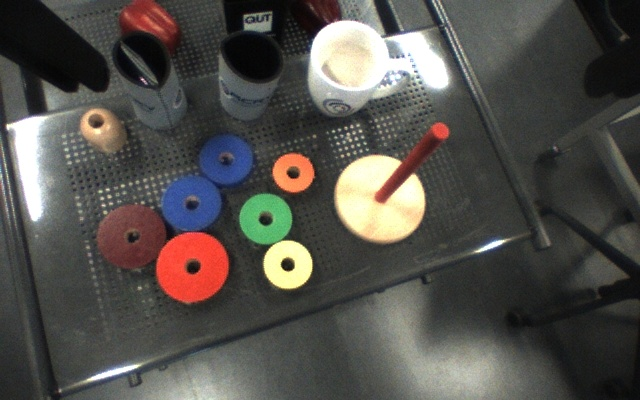
#> input picture WinterSchool/TestData/testframe.jpg, 640 x 400 px
$ python OpenCV_thresholding.py
#> lines starting #> are read from the running program, lines starting #| are printed output that depends on the picture; after the words box and inside, x2 and y2 are one past the last pixel; in counts of white or black regions, pixels touching at a corner belong together
#!/usr/bin/python
################################################################
# Simple example of OpenCV usage with Python
# copyleft: Juxi Leitner <j.leitner@roboticvision.org>
# Australian Centre for Robotic Vision (ACRV)
# Queensland University of Techonology (QUT)
#
# Coded for the QUT Robotics and Autonomous Systems Winter
# School, 2015, Brisbane
# http://Juxi.net/WinterSchool/2015/
#
# based on OpenCV tutorials and code by Ben Upcroft
#
################################################################

import cv2
import numpy as np
from matplotlib import pyplot as plt

def thresholding_test(img):
    ret,th1 = cv2.threshold(img,127,255,cv2.THRESH_BINARY)
    th2 = cv2.adaptiveThreshold(img,255,cv2.ADAPTIVE_THRESH_MEAN_C, \
            cv2.THRESH_BINARY,11,2)
    th3 = cv2.adaptiveThreshold(img,255,cv2.ADAPTIVE_THRESH_GAUSSIAN_C, \
            cv2.THRESH_BINARY,11,2)
    titles = ['Original Image', 'Global Thresholding (v = 127)',
            'Adaptive Mean Thresholding', 'Adaptive Gaussian Thresholding']
    images = [img, th1, th2, th3]

    for i in xrange(4):
        plt.subplot(2,2,i+1),plt.imshow(images[i],'gray')
        plt.title(titles[i])
        plt.xticks([]),plt.yticks([])
    plt.show()

img = cv2.imread('../TestData/testframe.jpg',0)
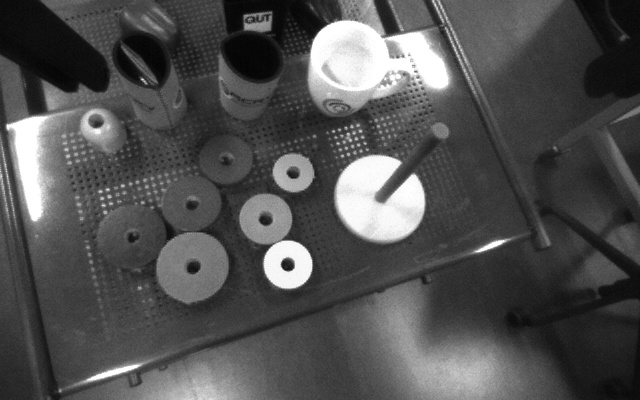
#> img: shape (400, 640); min 2, max 255, mean 81
img = cv2.medianBlur(img,5)

thresholding_test(img)
#> in thresholding_test, `ret,th1 = cv2.threshold(img,127,255,cv2.THRESH_BINARY)`:
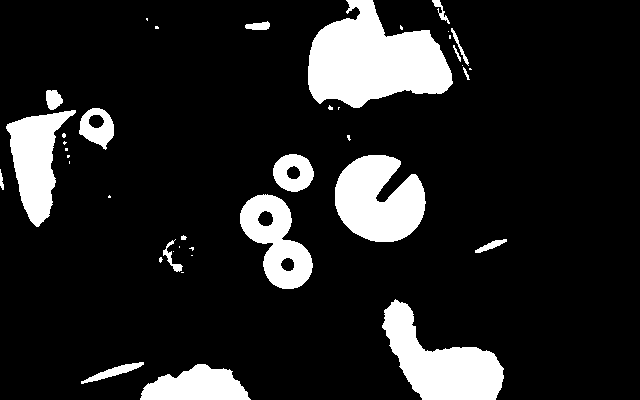
#> th1: shape (400, 640); 14% white; 41 white regions (22 under 20 px), largest, box (x1, y1, x2, y2) and area: (308, 0, 453, 108) 9922, (382, 299, 504, 400) 6118, (335, 155, 426, 242) 5724
#> in thresholding_test, `th2 = cv2.adaptiveThreshold(img,255,cv2.ADAPTIVE_THRESH_MEAN_C, \ cv2...`:
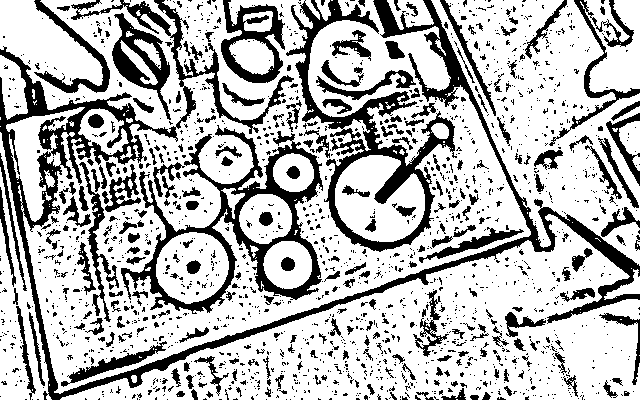
#> th2: shape (400, 640); 72% white; 1732 black regions (1476 under 20 px), largest, box (x1, y1, x2, y2) and area: (0, 0, 640, 400) 19125, (121, 125, 323, 314) 7771, (286, 0, 457, 252) 7364
#> in thresholding_test, `th3 = cv2.adaptiveThreshold(img,255,cv2.ADAPTIVE_THRESH_GAUSSIAN_C, \ ..`:
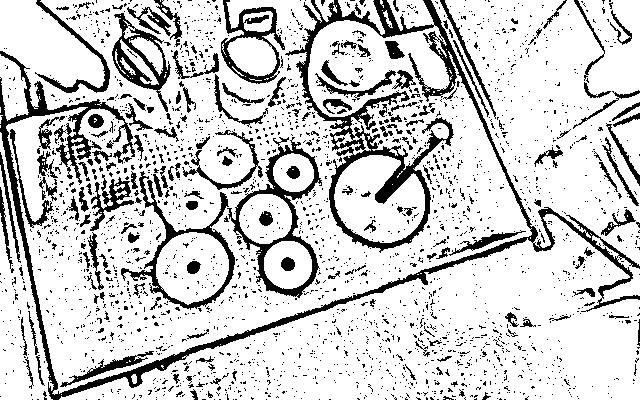
#> th3: shape (400, 640); 80.9% white; 2442 black regions (2261 under 20 px), largest, box (x1, y1, x2, y2) and area: (0, 0, 640, 400) 16817, (227, 137, 322, 298) 2595, (121, 171, 235, 310) 1988
